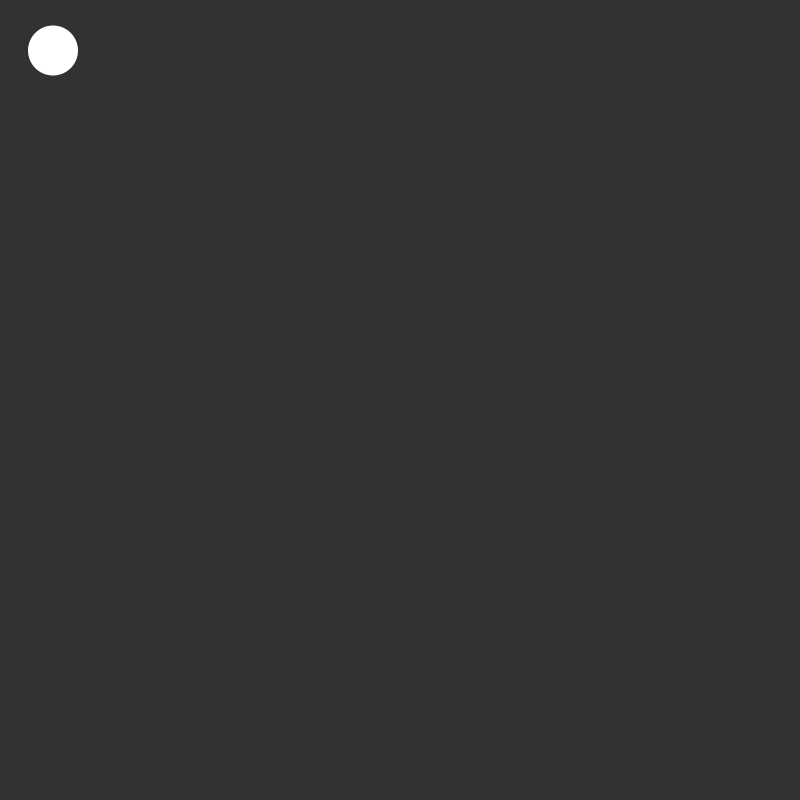
Frame 1 (no input)
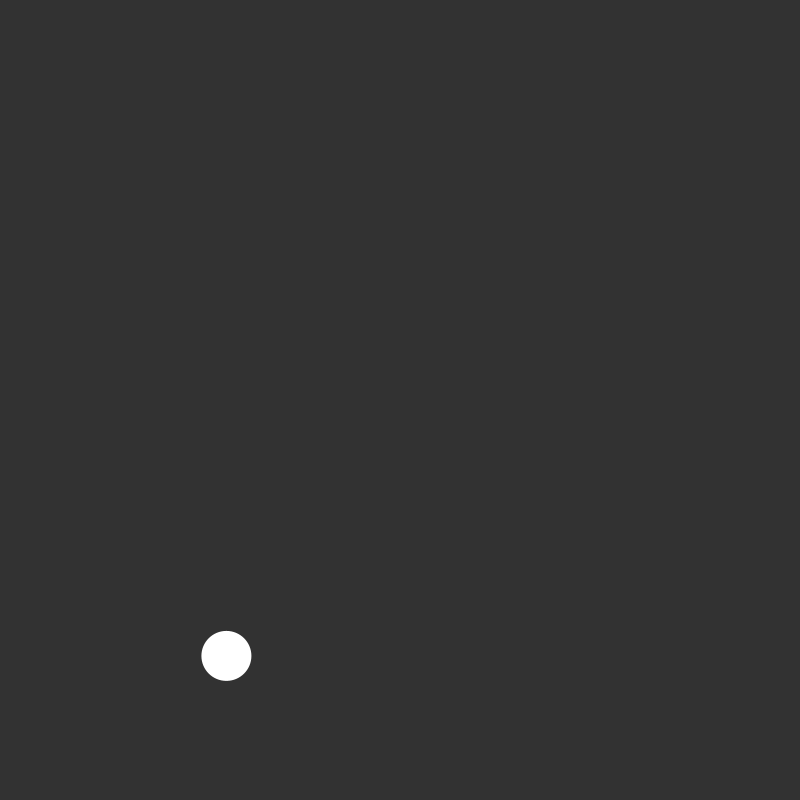
Frame 60 (the mouse pressed at the canvas centre just before this capture)
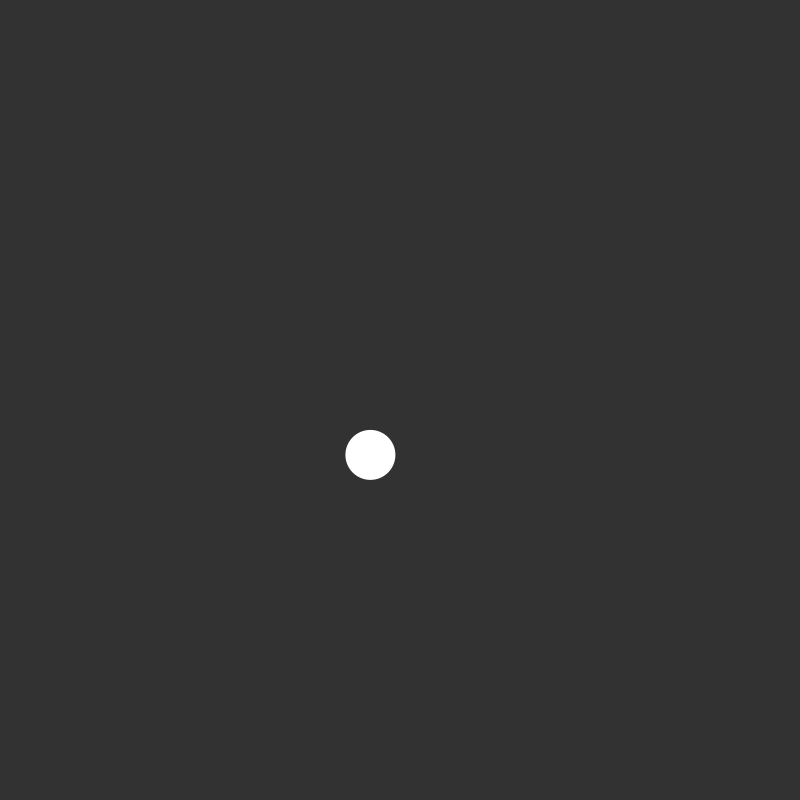
Frame 120 (the mouse held since frame 60 and released just before this capture)

The Processing sketch that drew these frames (run headless with seeded random() and noise(); from frame 60 on, the mouse is pressed at the canvas centre):

// Processing sketch: Gravity_WithPVector
// ── Gravity_WithPVector.pde

/*
GRAVITY (WITH PVECTOR)
Jeff Thompson | 2015/20 | www.jeffreythompson.org
 
A version of the Gravity example, but using PVector instead
so we can add additional motion or forces! In many ways, this
cleans up our code, removing the need for separate x/y
values for position and complex forces like wind.

WHY IS "BOUNCINESS" NOT A PVECTOR?
Some forces are vectors (like speed, which can go in 2 directions)
but others are "scalar" forces, single values. Friction is a
scalar, meaning it applies equally both the x and y direction.
 
Want to go really deep? Check out this article that talks about
the many (many!) forces at play with a simple bouncing ball:
https://en.wikipedia.org/wiki/Bouncing_ball

CHALLENGES:
+ Can you make the ball reverse direction when it hits
  the right and left side of the screen?
 
*/


float dia =        50;      // size of the ball

float bounciness = 0.8;     // see note above

PVector position;           // position and forces can
PVector gravity;            // be listed as PVectors
PVector speed;          


void setup() {
  size(800, 800);

  float x = dia;                 // start ball the top-left
  float y = dia;                
  position = new PVector(x, y);  // create a PVector with those positions

  // we can create PVectors for force too!
  // (note this only has force in the Y, or downward, direction)
  gravity = new PVector(0, 0.5);

  // speed starts at zero in the y direction
  // but we can give it some motion in the x direction too!
  speed = new PVector(3, 0);
}


void draw() {
  background(50);

  // add gravity to the speed so the ball accelerates
  speed.add(gravity);

  // then add speed to the position to make the ball move
  position.add(speed);

  // bounce by multiplying the speed by the bounciness
  if (position.y + dia/2 > height) {
    position.y = height-dia/2;
    speed.y *= -bounciness;      // negative to bounce up, as before
    speed.x *= bounciness;       // slow the rate of forward
  }                              // motion each time

  // draw the ball
  fill(255);
  noStroke();
  ellipse(position.x, position.y, dia, dia);
}


// any key to drop the ball again
void keyPressed() {
  setup();
}
